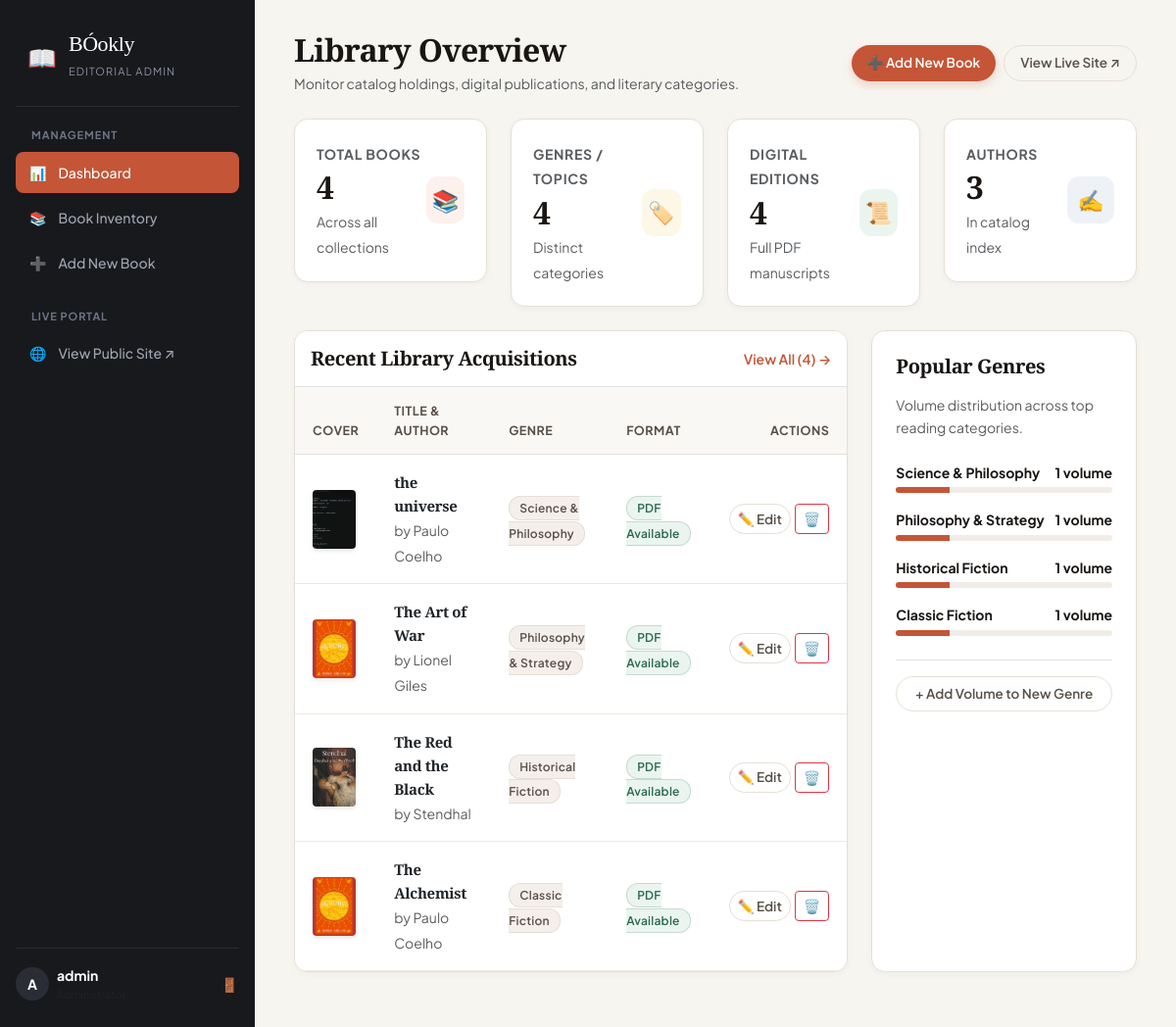
/admin-dashboard/ (signed in), run on the app's committed database.
### books/models.py (models this page shows, shortened)
class Book(models.Model):
    book_name = models.CharField(max_length=200)
    category = models.CharField(max_length=100)
    author_name = models.CharField(max_length=200)
    description = models.TextField()
    image = models.ImageField(upload_to='books/')
    pdf = models.FileField(
        upload_to='books/pdfs/',
        blank=True,
        null=True
    )
    rating = models.DecimalField(max_digits=3, decimal_places=1, default=4.8, blank=True)
    pages = models.PositiveIntegerField(default=280, blank=True, null=True)
    language = models.CharField(max_length=50, default='English', blank=True)
    is_featured = models.BooleanField(default=False)
    created_at = models.DateTimeField(default=timezone.now, blank=True)
    class Meta:
        ordering = ['-created_at', '-id']

### books/views.py (the view)
# urls.py: path('admin-dashboard/', views.admin_dashboard, name='admin_dashboard'),
@login_required(login_url='admin_login')
def admin_dashboard(request):
    books = Book.objects.all()
    total_books = books.count()
    total_categories = books.values('category').distinct().count()
    total_digital = books.exclude(pdf='').exclude(pdf__isnull=True).count()
    total_authors = books.values('author_name').distinct().count()
    categories_breakdown = Book.objects.values('category').annotate(
        count=Count('id')
    ).order_by('-count')[:5]
    recent_books = books[:8]
    return render(request, 'admin_dashboard.html', {
        'books': recent_books,
        'total_books': total_books,
        'total_categories': total_categories,
        'total_digital': total_digital,
        'total_authors': total_authors,
        'categories_breakdown': categories_breakdown,
    })

### books/templates/admin_dashboard.html (shortened to what this page needs)
{% extends 'admin/admin_base.html' %}
{% load static %}
{% block admin_content %}
<div class="d-flex justify-content-between align-items-center mb-4 flex-wrap gap-3">
    <div>
        <h2 class="font-serif fw-bold mb-1">Library Overview</h2>
        <p class="text-muted small mb-0">Monitor catalog holdings, digital publications, and literary categories.</p>
    </div>
    <div class="d-flex gap-2">
        <a href="{% url 'add_book' %}" class="btn btn-editorial-primary btn-sm px-3">
            ➕ Add New Book
        </a>
        <a href="{% url 'home' %}" class="btn btn-editorial-subtle btn-sm px-3" target="_blank">
            View Live Site ↗
        </a>
    </div>
</div>
<div class="row g-4 mb-4">
    <div class="col-xl-3 col-sm-6">
        <div class="admin-stat-card">
            <div>
                <span class="text-muted small text-uppercase fw-bold" style="letter-spacing: 0.05em;">Total Books</span>
                <div class="admin-stat-number">{{ total_books }}</div>
                <span class="small text-muted">Across all collections</span>
            </div>
            <div class="admin-stat-icon"
                style="background: var(--brand-terracotta-light); color: var(--brand-terracotta);">
                📚
            </div>
        </div>
    </div>
    <div class="col-xl-3 col-sm-6">
        <div class="admin-stat-card">
            <div>
                <span class="text-muted small text-uppercase fw-bold" style="letter-spacing: 0.05em;">Genres /
                    Topics</span>
                <div class="admin-stat-number">{{ total_categories }}</div>
                <span class="small text-muted">Distinct categories</span>
            </div>
            <div class="admin-stat-icon" style="background: var(--accent-gold-light); color: var(--accent-gold);">
                🏷️
            </div>
        </div>
    </div>
    <div class="col-xl-3 col-sm-6">
        <div class="admin-stat-card">
            <div>
                <span class="text-muted small text-uppercase fw-bold" style="letter-spacing: 0.05em;">Digital
                    Editions</span>
                <div class="admin-stat-number">{{ total_digital }}</div>
                <span class="small text-muted">Full PDF manuscripts</span>
            </div>
            <div class="admin-stat-icon" style="background: var(--accent-forest-light); color: var(--accent-forest);">
                📜
            </div>
        </div>
    </div>
    <div class="col-xl-3 col-sm-6">
        <div class="admin-stat-card">
            <div>
                <span class="text-muted small text-uppercase fw-bold" style="letter-spacing: 0.05em;">Authors</span>
                <div class="admin-stat-number">{{ total_authors }}</div>
                <span class="small text-muted">In catalog index</span>
            </div>
            <div class="admin-stat-icon" style="background: #EEF2F6; color: #4B5563;">
                ✍️
            </div>
        </div>
    </div>
</div>
<div class="row g-4 mb-4">
    <div class="col-lg-8">
        <div class="admin-table-container">
            <div class="p-3 border-bottom d-flex justify-content-between align-items-center bg-white">
                <h5 class="font-serif fw-bold mb-0">Recent Library Acquisitions</h5>
                <a href="{% url 'all_books' %}" class="small text-decoration-none fw-semibold">View All ({{ total_books }}) →</a>
            </div>
            <div class="table-responsive">
                <table class="table">
                    <thead>
                        <tr>
                            <th style="width: 70px;">Cover</th>
                            <th>Title & Author</th>
                            <th>Genre</th>
                            <th>Format</th>
                            <th class="text-end">Actions</th>
                        </tr>
                    </thead>
                    <tbody>
                        {% for book in books %}
                        <tr>
                            <td>
                                {% if book.image %}
                                <img src="{{ book.image.url }}" alt="{{ book.book_name }}"
                                    style="width: 44px; height: 60px; object-fit: cover; border-radius: 4px; box-shadow: 0 2px 4px rgba(0,0,0,0.1);">
                                {% else %}
                                <div
                                    style="width: 44px; height: 60px; background: #eee; border-radius: 4px; display:flex; align-items:center; justify-content:center; font-size:12px;">
                                    No img</div>
                                {% endif %}
                            </td>
                            <td>
                                <strong class="d-block text-dark font-serif" style="font-size: 15px;">{{ book.book_name }}</strong>
                                <span class="small text-muted">by {{ book.author_name }}</span>
                            </td>
                            <td>
                                <span class="badge-pill badge-category">{{ book.category }}</span>
                            </td>
                            <td>
                                {% if book.pdf %}
                                <span class="badge-pill badge-pdf-available">PDF Available</span>
                                {% else %}
                                <span class="badge-pill bg-light text-muted">Hardcover only</span>
                                {% endif %}
                            </td>
                            <td class="text-end">
                                <div class="d-inline-flex gap-1">
                                    <a href="{% url 'update_book' book.id %}"
                                        class="btn btn-sm btn-editorial-subtle py-1 px-2" title="Edit book details">
                                        ✏️ Edit
                                    </a>
                                    <button type="button" class="btn btn-sm btn-outline-danger py-1 px-2"
                                        onclick="confirmDeleteBook({{ book.id }}, '{{ book.book_name|escapejs }}')"
                                        title="Delete book">
                                        🗑️
                                    </button>
                                </div>
                            </td>
                        </tr>
                        {% empty %}
                        <tr>
                            <td colspan="5" class="text-center py-4 text-muted">
                                No books found in the library database.
                            </td>
                        </tr>
                        {% endfor %}
                    </tbody>
                </table>
            </div>
        </div>
    </div>
    <div class="col-lg-4">
        <div class="admin-table-container p-4 bg-white h-100">
            <h5 class="font-serif fw-bold mb-3">Popular Genres</h5>
            <p class="text-muted small mb-4">Volume distribution across top reading categories.</p>
            <div class="d-flex flex-column gap-3">
                {% for cat in categories_breakdown %}
                <div>
                    <div class="d-flex justify-content-between small fw-bold mb-1">
                        <span>{{ cat.category }}</span>
                        <span>{{ cat.count }} volume{{ cat.count|pluralize }}</span>
                    </div>
                    <div class="progress" style="height: 6px; border-radius: 4px; background: #F1ECE6;">
                        <div class="progress-bar"
                            style="background-color: var(--brand-terracotta); width: {% widthratio cat.count total_books 100 %}%;">
                        </div>
                    </div>
                </div>
                {% empty %}
                <p class="text-muted small">No category data available.</p>
                {% endfor %}
            </div>
            <div class="mt-4 pt-3 border-top">
                <a href="{% url 'add_book' %}" class="btn btn-editorial-subtle w-100 btn-sm justify-content-center">
                    + Add Volume to New Genre
                </a>
            </div>
        </div>
    </div>
</div>
{% endblock %}

### books/templates/admin/admin_base.html (shortened to what this page needs)
{% load static %}
<!DOCTYPE html>
<html lang="en">
<head>
    <link href="https://cdn.jsdelivr.net/npm/bootstrap@5.3.3/dist/css/bootstrap.min.css" rel="stylesheet">
    <link rel="stylesheet" href="{% static 'css/style.css' %}">
</head>
<body style="background-color: #F7F5F0;">
    <div class="admin-layout">
        <aside class="admin-sidebar" id="adminSidebar">
            <a href="{% url 'admin_dashboard' %}" class="admin-sidebar-brand">
                <span style="font-size: 24px; color: var(--brand-terracotta);">📖</span>
                <div>
                    <h4>BÓokly</h4>
                    <span style="font-size: 11px; color: #8A8F9E; text-transform: uppercase; letter-spacing: 0.1em;">Editorial Admin</span>
                </div>
            </a>
            <div class="small text-uppercase fw-bold px-3 mb-2" style="font-size: 11px; color: #6E7485; letter-spacing: 0.08em;">
                Management
            </div>
            <nav class="flex-grow-1">
                <a href="{% url 'admin_dashboard' %}" class="admin-nav-item {% if request.resolver_match.url_name == 'admin_dashboard' %}active{% endif %}">
                    <span>📊</span> Dashboard
                </a>
                <a href="{% url 'all_books' %}" class="admin-nav-item {% if request.resolver_match.url_name == 'all_books' %}active{% endif %}">
                    <span>📚</span> Book Inventory
                </a>
                <a href="{% url 'add_book' %}" class="admin-nav-item {% if request.resolver_match.url_name == 'add_book' %}active{% endif %}">
                    <span>➕</span> Add New Book
                </a>
                <div class="small text-uppercase fw-bold px-3 mt-4 mb-2" style="font-size: 11px; color: #6E7485; letter-spacing: 0.08em;">
                    Live Portal
                </div>
                <a href="{% url 'home' %}" class="admin-nav-item" target="_blank">
                    <span>🌐</span> View Public Site ↗
                </a>
            </nav>
            <div class="pt-3 border-top" style="border-color: rgba(255,255,255,0.08) !important;">
                <div class="d-flex align-items-center justify-content-between">
                    <div class="d-flex align-items-center gap-2">
                        <div style="width: 34px; height: 34px; border-radius: 50%; background: #2A2D35; color: #fff; display: flex; align-items: center; justify-content: center; font-size: 14px; font-weight: bold;">
                            {{ user.username|first|upper }}
                        </div>
                        <div style="overflow: hidden;">
                            <span class="d-block small text-white fw-bold text-truncate" style="max-width: 120px;">{{ user.username }}</span>
                            <span class="d-block text-muted" style="font-size: 11px;">Administrator</span>
                        </div>
                    </div>
                    <a href="{% url 'admin_logout' %}" class="btn btn-sm text-danger p-0" title="Sign out">
                        🚪
                    </a>
                </div>
            </div>
        </aside>
        <main class="admin-main-wrap">
            {% block admin_content %}{% endblock %}
        </main>
    </div>
</body>
</html>

### data on the page
Book: image (picture), book_name "the universe", author_name "Paulo Coelho", category "Science & Philosophy", shows "PDF Available"
Book: image (picture), book_name "The Art of War", author_name "Lionel Giles", category "Philosophy & Strategy", shows "PDF Available"
Book: image (picture), book_name "The Red and the Black", author_name "Stendhal", category "Historical Fiction", shows "PDF Available"
Book: image (picture), book_name "The Alchemist", author_name "Paulo Coelho", category "Classic Fiction", shows "PDF Available"

### other printed values
{{ user.username|first|upper }} "A"
{{ user.username }} "admin"
{{ total_books }} "4"
{{ total_categories }} "4"
{{ total_digital }} "4"
{{ total_authors }} "3"
{{ cat.category }} "Science & Philosophy" "Philosophy & Strategy" "Historical Fiction" "Classic Fiction"
{{ cat.count }} "1" "1" "1" "1"
